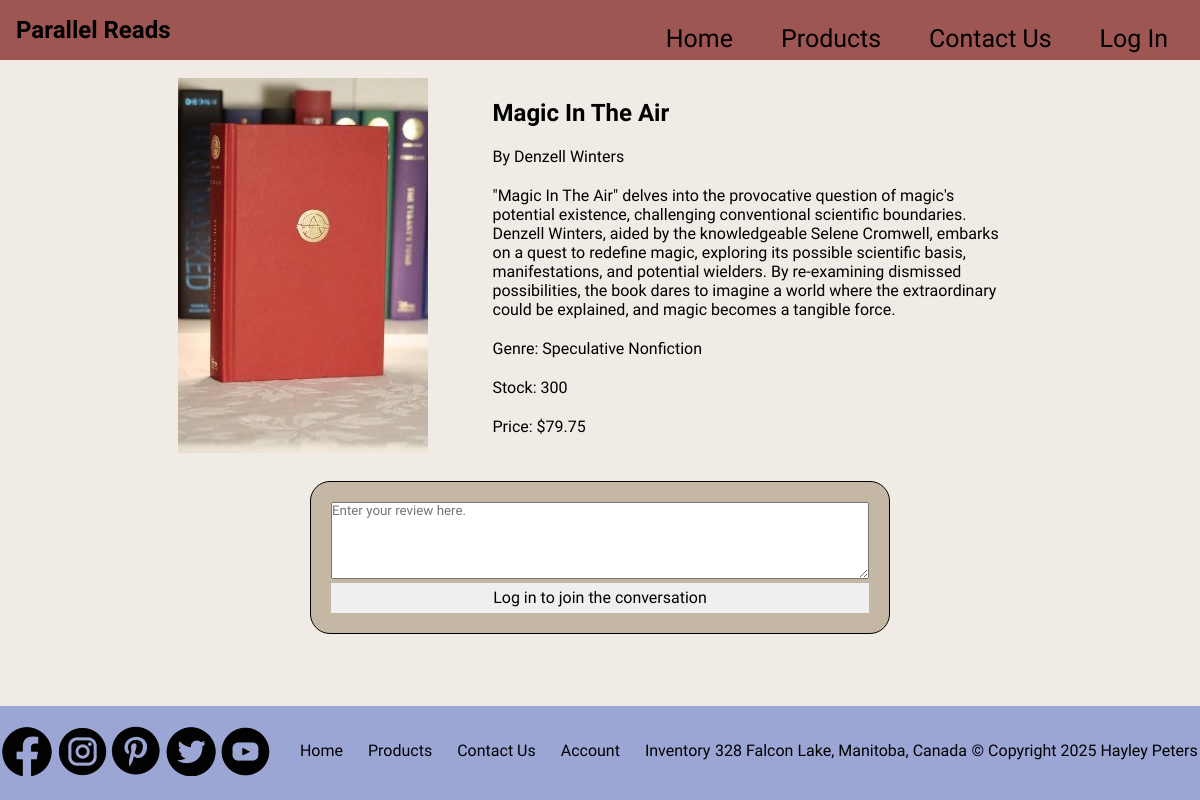
The page /display.php?id=5 on the database its author committed.
### tables this page shows
CREATE TABLE `book_inventory` (
  `id` int(4) NOT NULL,
  `title` varchar(75) NOT NULL,
  `author` varchar(50) NOT NULL,
  `description` varchar(1000) NOT NULL,
  `genre` varchar(25) NOT NULL,
  `stock` int(3) NOT NULL,
  `price` decimal(5,2) NOT NULL,
  `image_alt` varchar(300) NOT NULL,
  `image` longblob NOT NULL
);

### display.php (the view, shortened to what this page needs)
<?php
	require('connect.php');
	$id = filter_input(INPUT_GET, 'id', FILTER_SANITIZE_NUMBER_INT);
	$query = "SELECT id FROM book_inventory WHERE id = :id";
	$statement = $db->prepare($query);
	$statement->bindValue(':id', $id, PDO::PARAM_INT);
	$statement->execute();
	$exists = $statement->rowCount() > 0;
	if(isset($_GET['id']) && $exists == true)
	{
		$query = "SELECT * FROM book_inventory WHERE id = :id";
		$statement = $db->prepare($query);
		$statement->bindValue(':id', $id, PDO::PARAM_INT);
		$statement->execute();
		$post = $statement->fetch();
	}
	else
	{
		$id = false;
	}
?>
<!DOCTYPE html>
<html lang="en">
<head>
	<link type="text/css" rel="stylesheet" href="parallelstyle.css">
</head>
<body>
    <header>
        <h1><a href="index.php">Parallel Reads</a></h1>
        <nav>
            <ul>
                <li><a href="index.php">Home</a></li>
                <li><a href="products.php">Products</a></li>
                <li><a href="contact.php">Contact Us</a></li>
                <?php if(isset($_SESSION['user_id'])):?>
                    <li><a href="profile.php"><?=$user['username']?></a></li>
                <?php else:?>
                    <li><a href="login.php">Log In</a></li>
                <?php endif?>
            </ul>
        </nav>
	</header>
	<main>
		<div id="book-container">
			<?php if($id):?>
				<div id="book">
					<div id="display-image">
						<?php if($post['image']):?>
        	            	<img src="<?=$post['image']?>" alt="<?=$post['image_alt']?>">
        	        	<?php endif?>
					</div>
					<div id="information">
						<h2><?=$post['title']?></h2>
        				<p>By <?=$post['author'] ?></p>
        				<p><?=$post['description'] ?> </p>
        				<p>Genre: <?=$post['genre'] ?></p>
        				<p>Stock: <?=$post['stock'] ?></p>
        				<p>Price: $<?=$post['price'] ?></p>
					</div>
        		</div>
        	<?php else:
        		header("Location: products.php");
        	endif?>
        </div>
        <div id="create-comment">
    		<?php if(isset($_SESSION['user_id'])):?>
    			<form class="comment-form" method="post">
    					<textarea name="comment" rows="5" cols="50" placeholder="Enter your review here."></textarea>
    				<input type="submit" value="Submit">
    			</form>
    		<?php else:?>
    			<form class="comment-form" method="post">
    				<textarea name="comment" rows="5" cols="50" placeholder="Enter your review here."></textarea>
    				<a href="login.php">Log in to join the conversation</a>
    			</form>
    	<?php endif?>
    	</div>
	</main>
	<footer>
		<a href="https://www.facebook.com/" target="_blank"><img src="Images/Facebook-removebg.png" alt="Facebook"></a>
		<a href="https://www.instagram.com/" target="_blank"><img src="Images/Instagram-removebg.png" alt="Instagram"></a>
		<a href="https://www.pinterest.com/" target="_blank"><img src="Images/Pintrest-removebg.png" alt="Pinterest"></a>
		<a href="https://x.com/" target="_blank"><img src="Images/Twitter-removebg.png" alt="Twitter"></a>
		<a href="https://www.youtube.com/watch?v=xvFZjo5PgG0" target="_blank"><img src="Images/Youtube-removebg.png" alt="YouTube"></a>
		<nav id="footernav">
			<ul>
				<li><a href="index.php">Home</a></li>
				<li><a href="products.php">Products</a></li>
				<li><a href="contact.php">Contact Us</a></li>
				<?php if(isset($_SESSION['user_id'])):?>
                    <li><a href="profile.php">Account</a></li>
                <?php else:?>
                    <li><a href="login.php">Account</a></li>
                <?php endif?>
                <li><a href="inventory.php">Inventory</a></li>
			</ul>
		</nav>
		<p id="border">328 Falcon Lake, Manitoba, Canada</p>
		<p>© Copyright 2025 Hayley Peters</p>
	</footer>
</body>
</html>

### parallelstyle.css (style rules this page uses)
* { margin: 0; padding: 0; box-sizing: border-box; }
body { width: 100%; overflow-x: hidden; }
h2, h3, h4, h5, li, p, label, input, textarea, button { font-family: Oldenburg, 'Times New Roman', Arial; }
li { list-style: none; }
a { color: black; text-decoration: none; }
main { background-color: #f0ebe4; }
html { background-color: #f0ebe4; }
header { display: flex; justify-content: space-between; background-color: #9e5652; }
header h1 { font-size: clamp(1.25rem, 2vw, 3rem); padding: 1rem; font-family: Quintessential, 'Times New Roman', Arial; }
header nav { margin-top: 1.5rem; }
header nav ul { display: flex; justify-content: right; }
header nav ul li { padding: 0rem 2rem 0rem 1rem; font-size: clamp(0.5rem, 3vw, 1.56rem); }
header nav ul, #footernav ul { display: flex; }
footer { display: flex; flex-wrap: wrap; justify-content: space-around; background-color: #9CA6D5; padding-top: 20px; padding-bottom: 20px; }
#footernav ul li { padding-left: 25px; padding-top: 15px; }
footer p { padding-top: 15px; }
#book-container { margin: 0 auto; max-width: 75%; }
#book { display: flex; flex-wrap: wrap; margin: auto; margin-top: 2%; }
#display-image { margin: auto; }
#information { margin: auto; max-width: 60%; }
#information h2, #information p { padding: 10px; }
#create-comment { margin: 2% 5% 0% 5%; }
.comment-form { margin: auto; }
.comment-form textarea { margin: auto; width: 100%; }
.comment-form a { display: flex; padding: 1%; justify-content: center; background-color: #efefef; font-family: Oldenburg, 'Times New Roman', Arial; }
form { padding: 20px; background-color: #c4b7a3; border: 1px solid black; border-radius: 20px; margin: 40px 0px 40px 0px; max-width: 580px; }
form textarea { margin: 10px 20px 10px 20px; width: clamp(14rem, 30vw, 35rem); }

### rows shown on the page
book_inventory: image (picture), title "Magic In The Air", author "Denzell Winters", description "\"Magic In The Air\" delves into the provocative question of magic's potential existence, challenging conventional scientific boundaries. Denzell Winters, aided by the knowledgeable Selene Cromwell, embarks on a quest to redefine magic, exploring its possible scientific basis, manifestations, and potential wielders. By re-examining dismissed possibilities, the book dares to imagine a world where the extraordinary could be explained, and magic becomes a tangible force.", genre "Speculative Nonfiction", stock "300", price "79.75"
